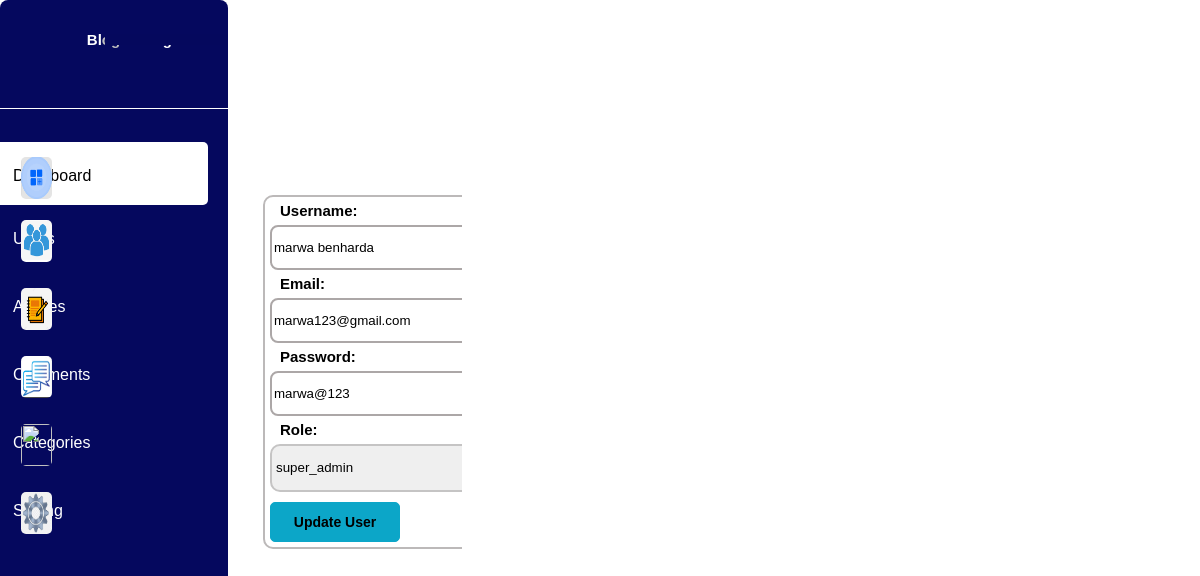
The app's page /dashboard/src/setting/profile.php (signed in) with its own data.
### tables this page shows
CREATE TABLE `users` (
  `ID_user` int(11) NOT NULL,
  `username` varchar(50) NOT NULL,
  `Email` varchar(255) NOT NULL,
  `pass_word` varchar(50) NOT NULL,
  `ID_role` int(11) DEFAULT NULL
);

CREATE TABLE `roles` (
  `ID_role` int(11) NOT NULL,
  `role_name` varchar(50) DEFAULT NULL
);

### dashboard/src/setting/profile.php (the view, shortened to what this page needs)
<?php
$con = new PDO('mysql:host=localhost;dbname=blog_db', 'root', "");
$con->setAttribute(PDO::ATTR_ERRMODE, PDO::ERRMODE_EXCEPTION);
function getUsersWithRoles($con)
{
    $stmt = $con->prepare("SELECT u.*, r.role_name FROM users u INNER JOIN roles r ON u.ID_role = r.ID_role");
    $stmt->execute();
    return $stmt->fetchAll(PDO::FETCH_ASSOC);
}
if (isset($_SESSION["ID_user"] )) {
    $ID_user = $_SESSION["ID_user"] ;
    $stmt = $con->prepare("SELECT u.*, r.role_name FROM users u INNER JOIN roles r ON u.ID_role = r.ID_role WHERE ID_user = :ID_user");
    $stmt->bindParam(':ID_user', $ID_user);
    $stmt->execute();
    $user = $stmt->fetch(PDO::FETCH_ASSOC);
}
?>
<!DOCTYPE html>
<html lang="en">
<head>
    <link rel="stylesheet" href="../css/ajouter.css">
    <link rel="stylesheet" href="../output.css">
    <link rel="stylesheet" href="../css/user.css">
    <link rel="stylesheet" href="profile.css">
</head>
<body>
    <?php include '../aside2.php'; ?>
    <div class="container scrollable-container">
        <h2>Edit User</h2>
        <form method="post" action="../users/update.php" class="max-w-md mx-auto">
            <div class="mb-4">
                <label for="username" class="block font-semibold mb-2">Username:</label><br>
                <input type="text" id="username" name="username" class="w-full border rounded-md px-3 py-2" value="<?php echo $user['username']; ?>"><br>
            </div>
            <div class="mb-4">
                <label for="Email">Email:</label><br>
                <input type="text" id="Email" name="Email" value="<?php echo $user['Email']; ?>"><br>
            </div>
            <div class="mb-4">
                <label for="pass_word">Password:</label><br>
                <input type="text" id="pass_word" name="pass_word" value="<?php echo $user['pass_word']; ?>"><br>
            </div>
            <div class="mb-4">
                <label for="role_name">Role:</label><br>
                <select id="role_name" name="role_name">
                    <?php foreach (getUsersWithRoles($con) as $role) : ?>
                        <option value="<?php echo $role['ID_role']; ?>" <?php if ($user['ID_role'] == $role['ID_role']) echo 'selected'; ?>><?php echo $role['role_name']; ?></option>
                    <?php endforeach; ?>
                </select>
            </div>
            <div class="mb-4">
                <button type="submit" name="submit" class="bg-blue-500 text-white py-2 px-4 rounded-md cursor-pointer w-full">
                    Update User
                </button>
            </div>
        </form>
    </div>
</body>
</html>

### dashboard/src/css/ajouter.css (style rules this page uses)
.container form { border: 2px solid rgb(188, 185, 185); background-color: white; margin-top: 140px; margin-left: 255px; border-radius: 10px; width: 79%; padding-top: 5px; }
.container form label { margin: 5px; padding: 10px; font-size: 15px; font-weight: 600; font-family: Arial, Helvetica, sans-serif; }
.container form input { margin: 5px; width: 97%; }
.container select { top: 2px; margin: 5px; width: 97%; height: 48px; border: 2px solid rgb(197, 196, 196); border-radius: 10px; }
.scrollable-container { max-height: calc(100vh - 80px); overflow-y: auto; }
.container button { background-color: #0CA6C8; width: 130px; border: 1px solid #0CA6C8; font-size: 14px; font-weight: 600; height: 40px; border-radius: 5px; padding: 10px; margin: 5px; }

### dashboard/src/css/user.css (style rules this page uses)
body { display: block; }
input { width: 560px; height: 39px; border-radius: 8px; border: 2px solid #ACA7A7; }

### records on screen
users: username "marwa benharda", Email "marwa123@gmail.com", pass_word "marwa@123", role_name "super_admin"
